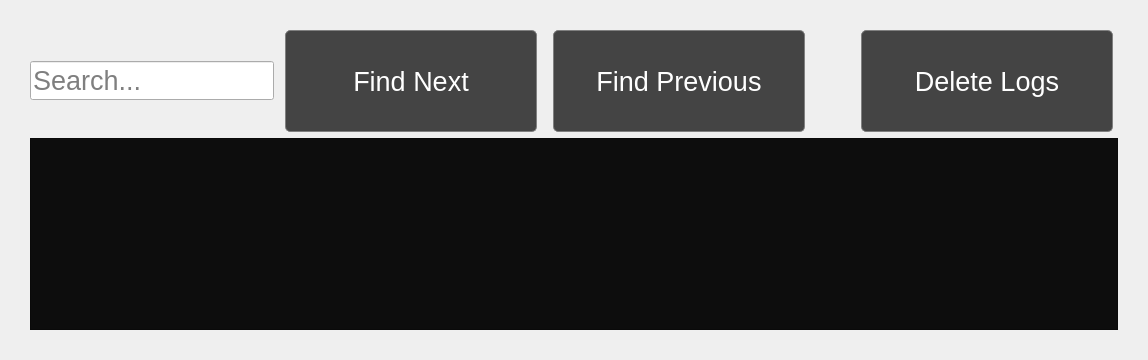
                <widget class="QWidget" name="systemLogPage">
                 <layout class="QVBoxLayout" name="verticalLayout_95">
                  <property name="leftMargin">
                   <number>30</number>
                  </property>
                  <property name="topMargin">
                   <number>30</number>
                  </property>
                  <property name="rightMargin">
                   <number>30</number>
                  </property>
                  <property name="bottomMargin">
                   <number>30</number>
                  </property>
                  <item>
                   <layout class="QHBoxLayout" name="horizontalLayout_11" stretch="1,0,0,0,0">
                    <property name="topMargin">
                     <number>0</number>
                    </property>
                    <item>
                     <widget class="LineEdit" name="txtSearchLogs">
                      <property name="font">
                       <font>
                        <family>Arial</family>
                        <pointsize>20</pointsize>
                       </font>
                      </property>
                      <property name="placeholderText">
                       <string>Search...</string>
                      </property>
                     </widget>
                    </item>
                    <item>
                     <widget class="QPushButton" name="btnFindNext">
                      <property name="font">
                       <font>
                        <family>Arial</family>
                        <pointsize>20</pointsize>
                       </font>
                      </property>
                      <property name="styleSheet">
                       <string notr="true">QPushButton {
background-color: rgb(68, 68, 68);
color:white;
min-width: 250px;
min-height: 100px;
border-radius: 5px;
border: 1px solid gray;
margin: 0 5px 0 5px;
outline:0;
}
QPushButton:hover:!pressed{
background-color:rgb(77, 77, 77);
border: 1px solid white;
}</string>
                      </property>
                      <property name="text">
                       <string>Find Next</string>
                      </property>
                     </widget>
                    </item>
                    <item>
                     <widget class="QPushButton" name="btnFindBefor">
                      <property name="font">
                       <font>
                        <family>Arial</family>
                        <pointsize>20</pointsize>
                       </font>
                      </property>
                      <property name="styleSheet">
                       <string notr="true">QPushButton {
background-color: rgb(68, 68, 68);
color:white;
min-width: 250px;
min-height: 100px;
border-radius: 5px;
border: 1px solid gray;
margin: 0 5px 0 5px;
outline:0;
}
QPushButton:hover:!pressed{
background-color:rgb(77, 77, 77);
border: 1px solid white;
}</string>
                      </property>
                      <property name="text">
                       <string>Find Previous</string>
                      </property>
                     </widget>
                    </item>
                    <item>
                     <spacer name="horizontalSpacer_57">
                      <property name="orientation">
                       <enum>Qt::Horizontal</enum>
                      </property>
                      <property name="sizeHint" stdset="0">
                       <size>
                        <width>40</width>
                        <height>20</height>
                       </size>
                      </property>
                     </spacer>
                    </item>
                    <item>
                     <widget class="QPushButton" name="btnDeleteLogs">
                      <property name="font">
                       <font>
                        <family>Arial</family>
                        <pointsize>20</pointsize>
                       </font>
                      </property>
                      <property name="styleSheet">
                       <string notr="true">QPushButton {
background-color: rgb(68, 68, 68);
color:white;
min-width: 250px;
min-height: 100px;
border-radius: 5px;
border: 1px solid gray;
margin: 0 5px 0 5px;
outline:0;
}
QPushButton:hover:!pressed{
background-color:rgb(77, 77, 77);
border: 1px solid white;
}</string>
                      </property>
                      <property name="text">
                       <string>Delete Logs</string>
                      </property>
                     </widget>
                    </item>
                   </layout>
                  </item>
                  <item>
                   <widget class="QTextEdit" name="txtLogs">
                    <property name="font">
                     <font>
                      <family>Consolas</family>
                      <pointsize>18</pointsize>
                     </font>
                    </property>
                    <property name="styleSheet">
                     <string notr="true">QWidget {
background-color: rgb(13, 13, 13);
color: rgb(255, 255, 255);
}
QTextEdit{
padding-left:20;
}
</string>
                    </property>
                    <property name="readOnly">
                     <bool>true</bool>
                    </property>
                   </widget>
                  </item>
                 </layout>
                </widget>
